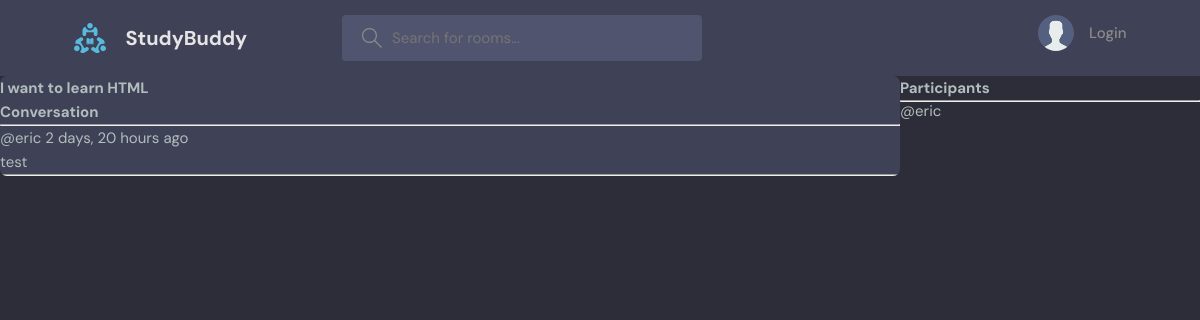
/rooms/3/, run on the app's committed database.
### base/models.py (models this page shows, shortened)
class Room(models.Model):
    hosts = models.ForeignKey(User, on_delete=models.SET_NULL, null=True)
    topic = models.ForeignKey(Topic, on_delete=models.SET_NULL, null=True)
    name = models.CharField(max_length=100)
    description = models.TextField(null=True, blank=True)
    participants = models.ManyToManyField(User, related_name='participants', blank=True)
    created_at = models.DateTimeField(auto_now_add=True)
    updated_at = models.DateTimeField(auto_now=True)
    class Meta:
        ordering = ['-updated_at', '-created_at']

class Message(models.Model):
    user = models.ForeignKey(User, on_delete=models.CASCADE)
    Room = models.ForeignKey(Room, on_delete=models.CASCADE)
    body = models.TextField()
    created_at = models.DateTimeField(auto_now_add=True)
    updated_at = models.DateTimeField(auto_now=True)
    class Meta:
        ordering = ['-updated_at', '-created_at']

### base/views.py (the view, shortened to what this page needs)
# urls.py: path('rooms/<str:pk>/', views.room_view, name='rooms'),
def room_view(request, pk):
    room = Room.objects.get(id=pk)
    room_messages = room.message_set.all()
    participants = room.participants.all()
    context = {'room': room, 'room_messages': room_messages, 'participants': participants}
    return render(request, 'base/rooms.html', context)

### base/templates/base/rooms.html (shortened to what this page needs)
{% extends 'main.html' %}
{% block content %}
<div class="room-container">
    <div class="room">
        <h1>{{room.name}}</h1>
        <div class="comment-wrapper">
            <h3>Conversation</h3>
            <hr>
            {% for message in room_messages %}
            <div>
                <small>@{{message.user}}  {{message.created_at|timesince}} ago</small>
                <p>{{message.body}}</p>
                <hr>
            </div>
            {% endfor %}
        </div>
    </div>
    <div class="participant-container">
        <h3>Participants</h3>
        <hr>
        {% for user in participants %}
        <div class="participant">
            <p>@{{user.username}}</p>
        </div>
        {% endfor %}
    </div>
</div>
{% endblock content %}

### static/styles/style.css (style rules this page uses)
:root { --color-main: #71c6dd; --color-main-light: #e1f6fb; --color-dark: #3f4156; --color-dark-medium: #51546e; --color-dark-light: #696d97; --color-light: #e5e5e5; --color-gray: #8b8b8b; --color-light-gray: #b2bdbd; --color-bg: #2d2d39; --color-success: #5dd693; --color-error: #fc4b0b; }
* { font-family: "DM Sans", -apple-system, BlinkMacSystemFont, "Segoe UI", Roboto, Oxygen, Ubuntu, Cantarell, "Open Sans", "Helvetica Neue", sans-serif; margin: 0; padding: 0; box-sizing: border-box; text-rendering: optimizeLegibility; font-size: inherit; }
html { font-size: 56.25%; }
@media only screen and (min-width: 1200px) { html { font-size: 62.5%; } }
body { line-height: 1.6; font-weight: 400; font-size: 1.5rem; color: var(--color-light-gray); background-color: var(--color-bg); min-height: 100vh; }
.room, .participants { background: var(--color-dark); max-height: 87.5vh; border-radius: 0.7rem; overflow: hidden; position: relative; }
.participant { display: flex; align-items: center; gap: 1.5rem; margin-bottom: 2rem; }
.participant p { color: var(--color-light-gray); line-height: 1.2; }

### base/templates/base/rooms.html (style rules this page uses)
.room-container { display: grid; grid-template-columns: 3fr 1fr; }

### data on the page
Room: name "I want to learn HTML"
Message: user "eric", created_at "2 days, 20 hours", body "test"

### other printed values
{{ user.username }} "eric"
